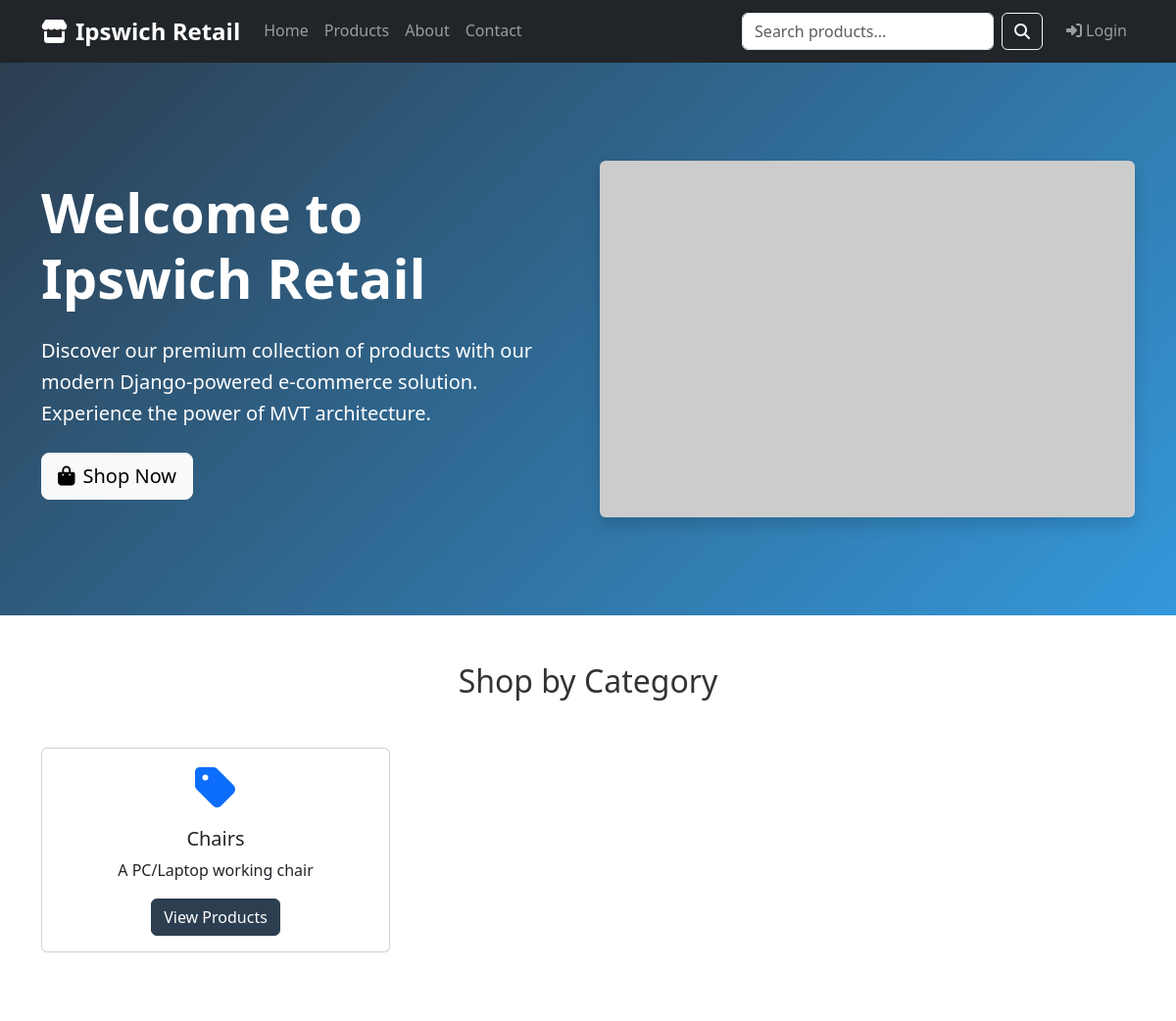
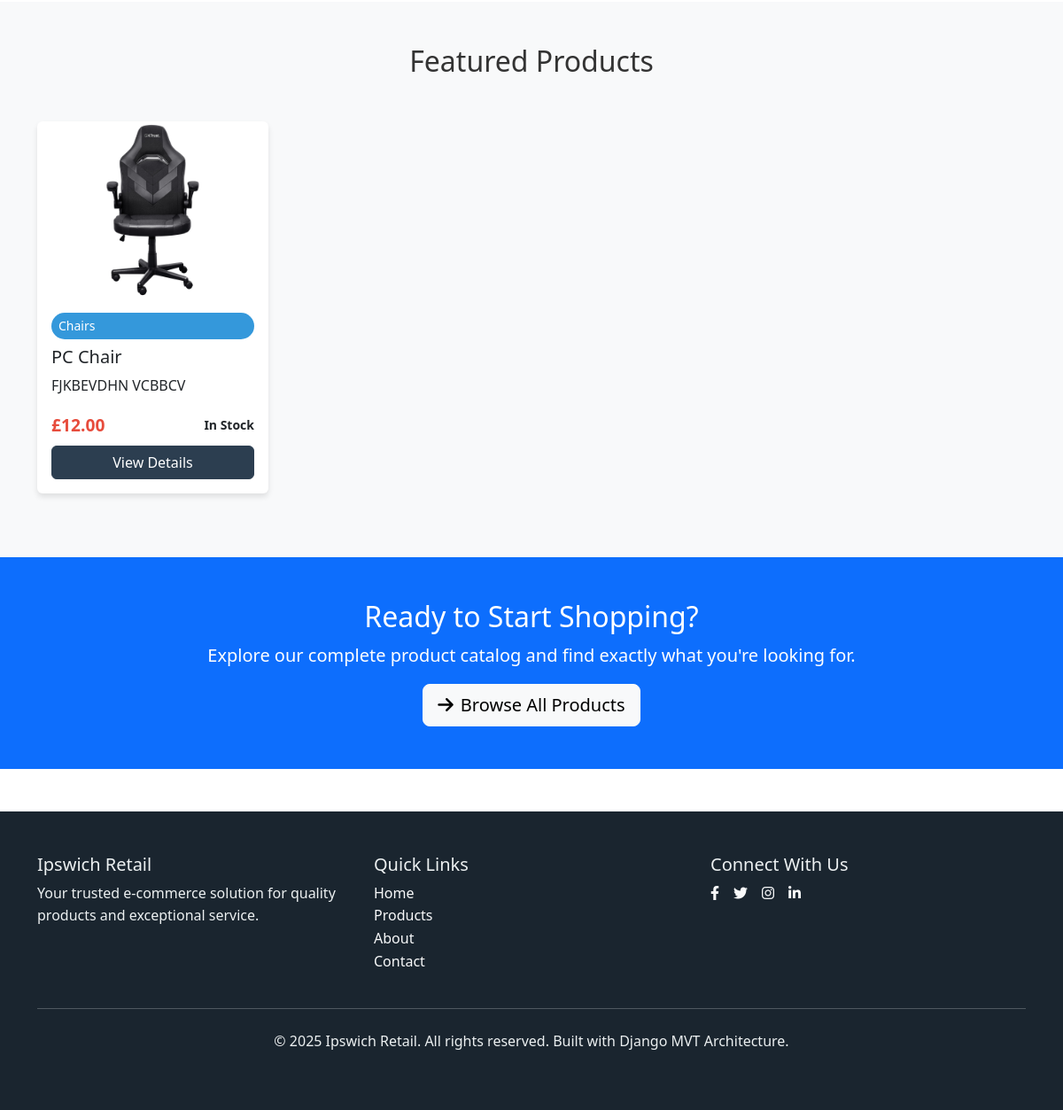
The page / on the database its author committed (2 pictures, top to bottom).
### shop/models.py (models this page shows, shortened)
class Category(models.Model):
    name = models.CharField(max_length=100, unique=True)
    slug = models.SlugField(max_length=100, unique=True, blank=True)
    description = models.TextField(blank=True)
    created_at = models.DateTimeField(auto_now_add=True)
    updated_at = models.DateTimeField(auto_now=True)
    class Meta:
        verbose_name_plural = 'Categories'
        ordering = ['name']

class Product(models.Model):
    STATUS_CHOICES = [
        ('active', 'Active'),
        ('inactive', 'Inactive'),
        ('discontinued', 'Discontinued'),
    ]
    name = models.CharField(max_length=200)
    slug = models.SlugField(max_length=200, unique=True, blank=True)
    description = models.TextField()
    price = models.DecimalField(max_digits=10, decimal_places=2, validators=[MinValueValidator(0.01)])
    category = models.ForeignKey(Category, on_delete=models.CASCADE, related_name='products')
    image = models.ImageField(upload_to='products/', blank=True, null=True)
    stock_quantity = models.PositiveIntegerField(default=0)
    sku = models.CharField(max_length=50, unique=True, help_text="Stock Keeping Unit")
    status = models.CharField(max_length=20, choices=STATUS_CHOICES, default='active')
    featured = models.BooleanField(default=False)
    rating = models.FloatField(default=0.0, validators=[MinValueValidator(0.0), MaxValueValidator(5.0)])
    created_at = models.DateTimeField(auto_now_add=True)
    updated_at = models.DateTimeField(auto_now=True)
    class Meta:
        ordering = ['-created_at']
        indexes = [
            models.Index(fields=['status', 'featured']),
            models.Index(fields=['category', 'status']),
        ]
    @property
    def stock_status(self):
        if self.stock_quantity == 0:
            return 'Out of Stock'
        elif self.stock_quantity <= 5:
            return 'Low Stock'
        return 'In Stock'

### shop/views.py (the view)
# urls.py: path('', views.HomeView.as_view(), name='home'),
class HomeView(TemplateView):
    template_name = 'shop/home.html'
    def get_context_data(self, **kwargs):
        context = super().get_context_data(**kwargs)
        context['featured_products'] = Product.objects.filter(
            status='active', featured=True
        )[:8]
        context['latest_products'] = Product.objects.filter(
            status='active'
        ).order_by('-created_at')[:8]
        context['categories'] = Category.objects.all()[:6]
        return context

### shop/templates/shop/home.html
{% extends 'shop/base.html' %}
{% block content %}
<section class="hero-section">
    <div class="container">
        <div class="row align-items-center">
            <div class="col-lg-6">
                <h1 class="display-4 fw-bold mb-4">Welcome to Ipswich Retail</h1>
                <p class="lead mb-4">Discover our premium collection of products with our modern Django-powered e-commerce solution. Experience the power of MVT architecture.</p>
                <a href="{% url 'shop:product_list' %}" class="btn btn-light btn-lg">
                    <i class="fas fa-shopping-bag me-2"></i>Shop Now
                </a>
            </div>
            <div class="col-lg-6">
                <img src="https://via.placeholder.com/600x400?text=E-commerce+Hero" class="img-fluid rounded shadow" alt="Hero Image">
            </div>
        </div>
    </div>
</section>
{% if categories %}
<section class="py-5">
    <div class="container">
        <h2 class="text-center mb-5">Shop by Category</h2>
        <div class="row">
            {% for category in categories %}
            <div class="col-md-4 mb-4">
                <div class="card h-100 text-center">
                    <div class="card-body">
                        <i class="fas fa-tag fa-3x text-primary mb-3"></i>
                        <h5 class="card-title">{{ category.name }}</h5>
                        <p class="card-text">{{ category.description|truncatewords:15 }}</p>
                        <a href="{% url 'shop:category_detail' category.slug %}" class="btn btn-primary">
                            View Products
                        </a>
                    </div>
                </div>
            </div>
            {% endfor %}
        </div>
    </div>
</section>
{% endif %}
{% if featured_products %}
<section class="py-5 bg-light">
    <div class="container">
        <h2 class="text-center mb-5">Featured Products</h2>
        <div class="row">
            {% for product in featured_products %}
            <div class="col-lg-3 col-md-6 mb-4">
                <div class="card product-card h-100">
                    {% if product.image %}
                        <img src="{{ product.image.url }}" class="card-img-top product-image" alt="{{ product.name }}">
                    {% else %}
                        <img src="https://via.placeholder.com/300x200?text={{ product.name }}" class="card-img-top product-image" alt="{{ product.name }}">
                    {% endif %}
                    <div class="card-body d-flex flex-column">
                        <span class="category-badge">{{ product.category.name }}</span>
                        <h5 class="card-title mt-2">{{ product.name }}</h5>
                        <p class="card-text flex-grow-1">{{ product.description|truncatewords:15 }}</p>
                        <div class="mt-auto">
                            <div class="d-flex justify-content-between align-items-center mb-2">
                                <span class="price-tag">£{{ product.price }}</span>
                                <span class="stock-status {{ product.stock_status|lower|cut:' ' }}">
                                    {{ product.stock_status }}
                                </span>
                            </div>
                            <a href="{{ shop.get_absolute_url }}" class="btn btn-primary w-100">View Details</a>
                        </div>
                    </div>
                </div>
            </div>
            {% endfor %}
        </div>
    </div>
</section>
{% endif %}
<section class="py-5 bg-primary text-white">
    <div class="container text-center">
        <h2>Ready to Start Shopping?</h2>
        <p class="lead">Explore our complete product catalog and find exactly what you're looking for.</p>
        <a href="{% url 'shop:product_list' %}" class="btn btn-light btn-lg">
            <i class="fas fa-arrow-right me-2"></i>Browse All Products
        </a>
    </div>
</section>
{% endblock %}

### shop/templates/shop/base.html (style rules this page uses)
:root { --primary-color: #2c3e50; --secondary-color: #e74c3c; --accent-color: #3498db; --dark-color: #1a252f; --light-color: #ecf0f1; }
body { font-family: 'Segoe UI', Tahoma, Geneva, Verdana, sans-serif; line-height: 1.6; color: #333; }
.hero-section { background: linear-gradient(135deg, var(--primary-color) 0%, var(--accent-color) 100%); color: white; padding: 100px 0; }
.product-card { transition: all 0.3s ease; border: none; box-shadow: 0 4px 6px rgba(0,0,0,0.1); }
.product-image { height: 200px; object-fit: contain; }
.price-tag { color: var(--secondary-color); font-weight: 700; font-size: 1.2rem; }
.btn-primary { background-color: var(--primary-color); border-color: var(--primary-color); }
.category-badge { background-color: var(--accent-color); color: white; padding: 0.25rem 0.5rem; border-radius: 1rem; font-size: 0.875rem; }
.stock-status { font-size: 0.875rem; font-weight: 600; }

### rows shown on the page
Category: name "Chairs", description "A PC/Laptop working chair"
Product: image (picture), category.name "Chairs", name "PC Chair", description "FJKBEVDHN VCBBCV", price "12.00", stock_status "In Stock"
